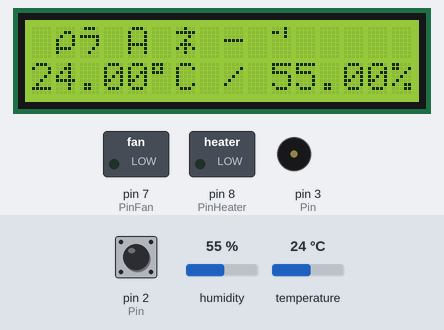
This sketch was run on a simulated Arduino Uno, built with avr-gcc and run on an emulated ATmega328P. Parts: 16×2 character LCD, switched loads named in the sketch (green lamp = pin HIGH), buzzer (waves = sounding). Inputs (shaded band) come from the test bench; at power-on: pin 2 (Pin) HIGH, temperature 24 °C, humidity 55 %. EEPROM starts erased; what the sketch prints to the serial monitor is not drawn.

Above: at 3.8 s.
3.9 s: pin 2 (Pin) pulled LOW for 1 s
At 6.1 s:
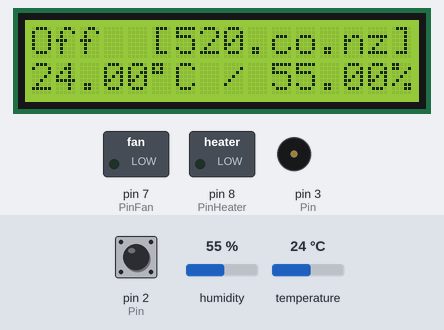
6.4 s: pin 2 (Pin) pulled LOW for 3.2 s
At 8.7 s:
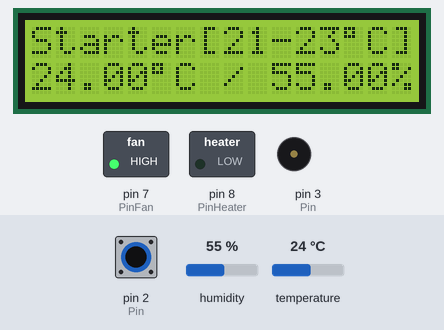
11.1 s: temperature set to 22 °C
At 13.2 s:
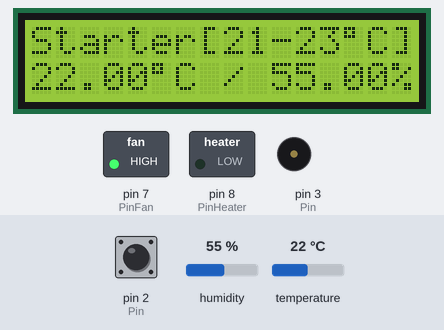
13.8 s: temperature set to 19 °C
At 18.8 s:
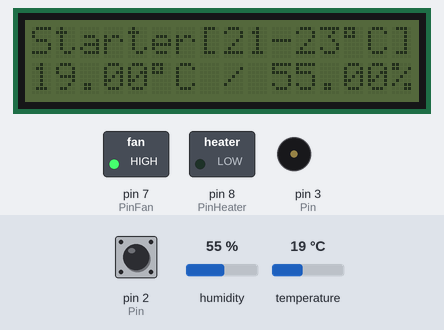
19.1 s: pin 2 (Pin) pulled LOW for 1 s
At 21.4 s:
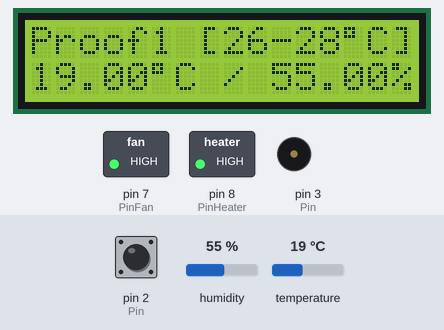
21.6 s: temperature set to 11 °C
At 23.8 s:
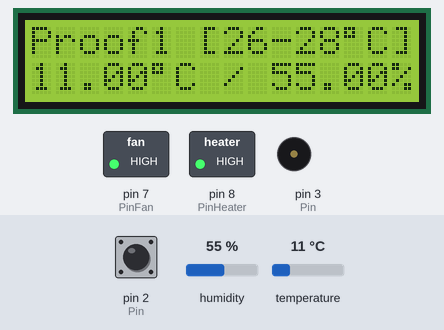
26.8 s: temperature set to 8 °C
Timing chart, 0 to 32.5 s (numbered marks = the images above; inputs shaded):
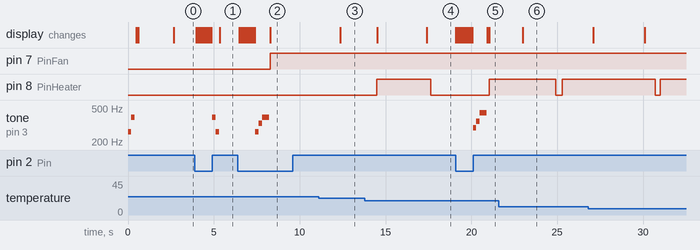

The sketch:

tinyproofbox.ino
```cpp
#include <avr/wdt.h>

#include "ProofBox.h"
#include "Button.h"
#include "Buzzer.h"
#include "LCD.h"

#define SERIAL_SPEED 115200

float t, h;

void setup() {
	Serial.begin(SERIAL_SPEED);
	while(!Serial) {}
	Serial.println();
	Serial.print("Serial speed: ");
	Serial.println(SERIAL_SPEED);
	Button.begin();
	Buzzer.begin();
	Buzzer.on();
	LCD.begin();
	LCD.clear();
	LCD.backlight();
	delay(100);
	ProofBox.begin();
	state(ProofBox.current());
	delay(2000);
	wdt_enable(WDTO_500MS);
}

void state(int n) {
	char text[17];
	switch(n) {
		case 0:
			sprintf(text, "Off  [520.co.nz]");
			break;
		case 1:
			sprintf(text, "Starter[%d-%d%cC]", ProofBoxClass::StarterMin, ProofBoxClass::StarterMax, 0xDF);
			break;
		case 2:
			sprintf(text, "Proof1 [%d-%d%cC]", ProofBoxClass::Proof1Min, ProofBoxClass::Proof1Max, 0xDF);
			break;
		case 3:
			sprintf(text, "Proof2 [%d-%d%cC]", ProofBoxClass::Proof2Min, ProofBoxClass::Proof2Max, 0xDF);
			break;
	}
	LCD.output(text);
}

void loop() {
	wdt_reset();
	LCD.autoBacklight();
	if (Button.pressed()) {
		// turn on LCD
		LCD.backlight();
		uint8_t c = Button.countdown();
		if (0 == c) {
			switch(ProofBox.next()) {
				case 0:
					Buzzer.off();
					break;
				case 1:
					Buzzer.starter();
					break;
				case 2:
					Buzzer.proof1();
					break;
				case 3:
					Buzzer.proof2();
					break;
			}
			Serial.println("OK1");
			Button.ended();
			Serial.println("OK2");
			return;
		}
		LCD.holding(c);
		return;
	}
	state(ProofBox.current());
	if (ProofBox.loop(&t, &h)) {
		LCD.output(t, h);
	} else {
		LCD.error();
	}
}
```

Button.cpp
```cpp
#include "Button.h"

void ButtonClass::begin() {
	pinMode(Pin, INPUT_PULLUP);
	count = Count;
}

bool ButtonClass::pressed() {
	bool pressed = LOW == digitalRead(Pin);
	end = end && pressed;
	count = pressed ? count : Count;
	return pressed && !end;
}

void ButtonClass::ended() {
	end = true;
}

uint8_t ButtonClass::countdown() {
	delay(Tick);
	count--;
	if (0 == count) {
		count = Count;
		return 0;
	}
	return count;
}
```

Button.h
```cpp
#ifndef TPB_BUTTON_H
#define TPB_BUTTON_H

#include <Arduino.h>

class ButtonClass {
	const static uint8_t Pin = 2;
	const static uint16_t Tick = 50;

	public:
		const static uint8_t Count = 16;

		void begin();
		void onChange();
		bool pressed();
		uint8_t countdown();
		void ended();
	private:
		uint8_t count = Count;
		bool end = false;
};

static ButtonClass Button;
#endif
```

Buzzer.cpp
```cpp
#include "Buzzer.h"

const uint16_t BuzzerClass::Starter[] = {NoteC, NoteE, NoteG, NoteG};
const uint16_t BuzzerClass::Proof1[] = {NoteD, NoteF, NoteA, NoteA};
const uint16_t BuzzerClass::Proof2[] = {NoteE, NoteG, NoteB, NoteB};
const uint16_t BuzzerClass::On[] = {NoteC, NoteG};
const uint16_t BuzzerClass::Off[] = {NoteG, NoteC};
const uint16_t BuzzerClass::Exceeded[] = {NoteA};


void BuzzerClass::begin() {
	pinMode(Pin, OUTPUT);
}

void BuzzerClass::starter() {
	play(Starter, *(&Starter+1)-Starter);
}

void BuzzerClass::proof1() {
	play(Proof1, *(&Proof1+1)-Proof1);
}

void BuzzerClass::proof2() {
	play(Proof2, *(&Proof2+1)-Proof2);
}

void BuzzerClass::on() {
	play(On, *(&On+1)-On);
}

void BuzzerClass::off() {
	play(Off, *(&Off+1)-Off);
}

void BuzzerClass::exceeded() {
	play(Exceeded, *(&Exceeded+1)-Exceeded);
}
```

Buzzer.h
```cpp
#ifndef TPB_BUZZER_H
#define TPB_BUZZER_H

#include <avr/wdt.h>
#include <Arduino.h>

class BuzzerClass {
	const static uint8_t Pin = 3;
	const static uint16_t Tick = 200;

	const static uint16_t NoteC = 262;
	const static uint16_t NoteD = 294;
	const static uint16_t NoteE = 330;
	const static uint16_t NoteF = 349;
	const static uint16_t NoteG = 392;
	const static uint16_t NoteA = 440;
	const static uint16_t NoteB = 494;

	const static uint16_t Starter[];
	const static uint16_t Proof1[];
	const static uint16_t Proof2[];
	const static uint16_t On[];
	const static uint16_t Off[];
	const static uint16_t Exceeded[];

	void play(uint16_t seq[], size_t l) {
		for(int i = 0; i < l; i++) {
			wdt_reset();
			tone(Pin, seq[i], Tick);
			delay(Tick);
		}
	}

	public:
		void begin();
		void starter();
		void proof1();
		void proof2();
		void on();
		void off();
		void exceeded();
};

static BuzzerClass Buzzer;
#endif
```

ProofBox.cpp
```cpp
#include "ProofBox.h"

void ProofBoxClass::begin() {
	int now = millis();
	dht = new DHT(PinDHT, DHT11);
	dht->begin();
	program = EEPROM.read(0);
	dht->readTemperature();
	dht->readHumidity();
}

bool ProofBoxClass::loop(float *t, float *h) {
	uint32_t now = millis();

	if (now < lastNow) {
		nextHeatOn = 0;
		nextHeatOff = 0;
	}
	lastNow = now;

	if (Heater.isOn()) {
		nextFanOff = now + FanTick;
	}
	// fan is controlled separatly
	if (now < nextFanOff) {
		Fan.on();
	} else if (Fan.isOn()){
		this->debug("Fan off", *t, *h);
		Fan.off();
		Heater.off();
	}

	*t = dht->readTemperature();
	*h = dht->readHumidity();
	if (isnan(*h) || isnan(*t)) {
		// failure from sensor
		this->debug("Faulty sensor", *t, *h);
		Heater.off();
		nextFanOff = now + FanTick * 10;
		nextHeatOn = now + FanTick * 30;
		nextHeatOff = now + FanTick *10;
		return false;
	}

	if (DeathMax < (*t)) {
		this->debug("Death temperature", *t, *h);
		Heater.off();
		nextFanOff = now + FanTick * 10;
		nextHeatOn = now + FanTick * 30;
		nextHeatOff = now + FanTick *10;
		return true;
	}

	float min, max;
	switch(program) {
		case StateStarter:
			min = StarterMin;
			max = StarterMax;
			break;
		case StateProof1:
			min = Proof1Min;
			max = Proof1Max;
			break;
		case StateProof2:
			min = Proof2Min;
			max = Proof2Max;
			break;
		default:
			Heater.off();
			return true;
	}

	if (max <= (*t)) { // too high
		Heater.off();
		this->debug("Over heating", *t, *h);
		nextFanOff = now + FanTick;
		return true;
	}
	if ((min <= (*t)) && ((*t) < max)) {
		Heater.off();
		this->debug("Target reached", *t, *h);
		return true;
	}

	// off period
	if ((*t) < min && nextHeatOff <= now && Heater.isOn()) {
		Heater.off();
		this->debug("Heater off", *t, *h);
		nextHeatOn = now + offTick(*t, min);
		nextHeatOff = nextHeatOn + onTick(*t, min);
		return true;
	}

	// on period
	if ((*t) < min && nextHeatOn <= now && !Heater.isOn()) {
		Fan.on();
		delay(100);
		Heater.on();
		nextHeatOff = now + onTick(*t, min);
		nextHeatOn = nextHeatOff + offTick(*t, min);
		this->debug("Heater & fan on", *t, *h);
		return true;
	}
	return true;
}

uint32_t ProofBoxClass::onTick(float current, float target) {
	float t = target - current;
	t = t < 0 ? 0 : t;
	return round(pow(HeatOnTickBase, t / 10) * HeatOnTickAdjust);
}

uint32_t ProofBoxClass::offTick(float current, float target) {
	float t = target - current;
	t = t < 0 ? 0 : t;
	return round(pow(HeatOffTickBase, -t / 10) * HeatOffTickAdjust);
}

uint8_t ProofBoxClass::next() {
	program ++;
	if (program > StateProof2) program = StateOff;
	EEPROM.write(0, program);
	return program;
}

void ProofBoxClass::debug(const char* msg, float t, float h) {
	debug(msg, t, h, true);
}

void ProofBoxClass::debug(const char* msg, float t, float h, bool cached) {
	if (cached) {
		if ((strcmp(msg, lastMsg) == 0) && ((t - lastT) < 0.00001) &&
				((h - lastH) < 0.00001)) {
			return;
		}
		lastT = t;
		lastH = h;
		lastMsg = msg;
	}

	char buf[16];
	sprintf(buf, "%010lu", lastNow);
	Serial.print(buf);
	Serial.print("\tHeader on at: ");
	sprintf(buf, "%010lu", nextHeatOn);
	Serial.print(buf);
	Serial.print("\tFan off at: ");
	sprintf(buf, "%010lu", nextFanOff);
	Serial.print(buf);
	Serial.print("\tT: ");
	Serial.print(t);
	Serial.print("°C\tH: ");
	Serial.print(h);
	Serial.print("%\t");
	Serial.println(msg);
}
```

ProofBox.h
```cpp
#ifndef TPB_PB_H
#define TPB_PB_H

#include <DHT.h>
#include <EEPROM.h>
#include "Relay.h"

class ProofBoxClass {
	public:
		const static uint8_t StateOff = 0;
		const static uint8_t StateStarter = 1;
		const static uint8_t StateProof1 = 2;
		const static uint8_t StateProof2 = 3;

		const static uint8_t StarterMin = 21;
		const static uint8_t StarterMax = 23;

		const static uint8_t Proof1Min = 26;
		const static uint8_t Proof1Max = 28;

		const static uint8_t Proof2Min = 36;
		const static uint8_t Proof2Max = 38;

		const static uint8_t DeathMax = 40;

		ProofBoxClass() {};

		bool loop(float *t, float *h);
		void begin();
		uint8_t next();
		uint8_t current() {
			return program;
		};
	private:
		const static uint8_t PinDHT = 4;

		const static float HeatOnTickBase = 1.5;
		const static uint16_t HeatOnTickAdjust = 3000;
		const static float HeatOffTickBase = 5;
		const static uint16_t HeatOffTickAdjust = 3000;
		const static uint16_t FanTick = 30000;

		uint64_t lastRead;

		//
		uint32_t nextHeatOn = 0;
		uint32_t nextHeatOff = 0;
		//
		uint32_t nextFanOff = 0;
		//
		uint32_t lastNow = 0;

		uint8_t program = StateOff;

		DHT *dht;

		float lastT;
		float lastH;
		char * lastMsg;

		uint32_t offTick(float current, float target);
		uint32_t onTick(float current, float target);

		void debug(const char*, float t, float h);
		void debug(const char*, float t, float h, bool cached);
};

static ProofBoxClass ProofBox;
#endif
```

Relay.cpp
```cpp
#include "Relay.h"

RelayClass::RelayClass(int pin) {
	_pin = pin;
	pinMode(_pin, OUTPUT);
	digitalWrite(_pin, LOW);
	_state = LOW;
}

void RelayClass::on() {
	digitalWrite(_pin, HIGH);
	_state = HIGH;
}

void RelayClass::off() {
	digitalWrite(_pin, LOW);
	_state = LOW;
}

bool RelayClass::isOn() {
	return _state == HIGH;
}
```

Relay.h
```cpp
#ifndef TPB_RELAY_H
#define TPB_RELAY_H

#include <Arduino.h>

class RelayClass {
	public:
		const static uint8_t PinHeater = 8;
		const static uint8_t PinFan = 7;

		RelayClass(int pin);
		void off();
		void on();
		bool isOn();

	private:
		int _pin;
		int _state;
};

static RelayClass Heater(RelayClass::PinHeater);
static RelayClass Fan(RelayClass::PinFan);

#endif
```

LCD.cpp
```cpp
#include "LCD.h"

LCDClass::LCDClass():LCD_I2C(0x27) {}

void LCDClass::backlight(void) {
	lastBacklightOn = millis();
	LCD_I2C::backlight();
}


void LCDClass::autoBacklight(void) {
	if (lastBacklightOn != 0 && (MaxBacklightOn < (millis() - lastBacklightOn))) {
		noBacklight();
		lastBacklightOn = 0;
	}
}

void LCDClass::output(float t, float h) {
	char tmp[17];
	char tstr[6];
	char hstr[6];
	dtostrf(t, 4, 2, tstr);
	dtostrf(h, 4, 2, hstr);
	setCursor(0,1);
	sprintf(tmp, "%s%cC / %s%%", tstr, 0xDF, hstr);
	print(tmp);
}

void LCDClass::output(const char* text) {
	setCursor(0,0);
	print(text);
}

void LCDClass::error() {
	setCursor(0,1);
	print("--.--");
	print((char)0xDF);
	print("C / ");
	print("--.--%");
}

void LCDClass::holding(uint8_t c) {
	if ((Columns - 1) == c) clear();
	setCursor(0, 0);
	print("Holding...");
	setCursor(Columns - c - 1, 1);
	print((char)0x3E);
}
```

LCD.h
```cpp
#ifndef TPB_LCD_H
#define TPB_LCD_H

#include <Arduino.h>
#include <LCD_I2C.h>

// A4 SDA
// A5 SCL

class LCDClass : public LCD_I2C {
	const static uint8_t Rows = 2;
	const static uint8_t Columns = 16;
	const static uint16_t MaxBacklightOn = 10 * 1000; // 10s

	uint64_t lastBacklightOn = millis();

	public:
		LCDClass();
		void autoBacklight(void);
		void backlight(void);
		void output(float t, float h);
		void output(const char* text);
		void holding(uint8_t c);
		void error();
};

static LCDClass LCD;

#endif
```

Measured:
- the behaviour switches between 21 and 20 °C on temperature (found by bisection; images 3 and 4)
- after the input at 3.9 s, tone on pin 3 (Pin): silent → 392 Hz after 1.0 s, → 262 Hz 0.20 s later, → silent 0.20 s later; the display: first changes after 0.07 s (image 1 shows a later state)
- after the input at 6.4 s, pin 7 (PinFan): LOW → HIGH after 1.9 s; tone on pin 3 (Pin): silent → 262 Hz after 1.0 s, → 330 Hz 0.20 s later, → 392 Hz 0.20 s later, → silent 0.40 s later; the display: first changes after 0.09 s (image 2 shows a later state)
- after the input at 11.1 s, the display: changes after 1.3 s (image 3)
- after the input at 13.8 s, pin 8 (PinHeater): LOW → HIGH after 0.69 s, → LOW 3.1 s later; the display: first changes after 0.71 s (image 4 shows a later state)
- after the input at 19.1 s, pin 8 (PinHeater): LOW → HIGH after 1.9 s instead of 0.84 s; tone on pin 3 (Pin): silent → 294 Hz after 1.0 s, → 349 Hz 0.20 s later, → 440 Hz 0.20 s later, → silent 0.40 s later; the display: first changes at once (image 5 shows a later state)
- after the input at 21.6 s, the display: changes after 1.4 s (image 6)
